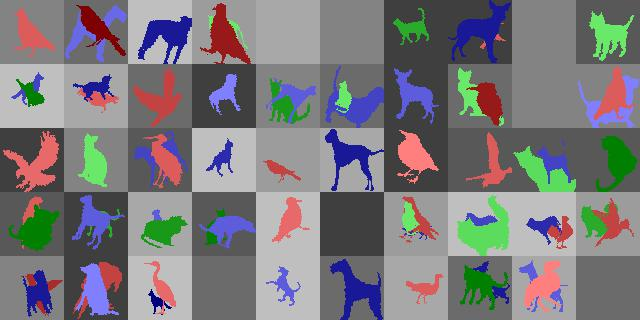
#> input picture sample_overlayed.jpg, 640 x 320 px, given as the content of the folder raw_images/bird, which was not available
$ python create_data.py
#> lines starting #> are read from the running program, lines starting #| are printed output that depends on the picture; after the words box and inside, x2 and y2 are one past the last pixel; in counts of white or black regions, pixels touching at a corner belong together; pictures that were not available may be replaced by others from this repository, and a replacement may not be noted
"""
Code to generate the SiSi dataset

"""
from __future__ import print_function, unicode_literals
import os
import glob
import pickle

import PIL
import PIL.Image
import PIL.ImageOps
import numpy as np

__author__ = "Ronny Restrepo"
__copyright__ = "Copyright 2017, Ronny Restrepo"
__credits__ = ["Ronny Restrepo"]
__license__ = "Apache License"
__version__ = "2.0"

DATASET_CREDITS = \
"""Dataset created using the code at https://github.com/ronrest/sisi_dataset

Image Credits:
    The images used to create the dataset are all under the
    Creative Commons 0 (Public Domain) License
    https://creativecommons.org/publicdomain/zero/1.0/deed.en

    The links to the original images are available in the following files:
    https://raw.githubusercontent.com/ronrest/sisi_dataset/master/raw_images/bird_credits.txt
    https://raw.githubusercontent.com/ronrest/sisi_dataset/master/raw_images/cat_credits.txt
    https://raw.githubusercontent.com/ronrest/sisi_dataset/master/raw_images/dog_credits.txt

Dataset Credits:
    The code for creating the dataset was created by Ronny Restrepo in 2017
    and released under the the Apache 2.0 license
"""


# SETTINGS
id2label = ["null", "bird", "cat", "dog"]
label2id = {label:id for id,label in enumerate(id2label)}
n_classes = len(id2label)


# ==============================================================================
#                                                                     OBJ2PICKLE
# ==============================================================================
def obj2pickle(obj, file, protocol=2):
    """ Saves an object as a binary pickle file to the desired file path. """
    # Ensure parent directory and necesary file structure exists
    pardir = os.path.dirname(file)
    if pardir.strip() != "": # ensure pardir is not an empty string
        if not os.path.exists(pardir):
            os.makedirs(pardir)

    with open(file, mode="wb") as fileObj:
        pickle.dump(obj, fileObj, protocol=protocol)


# ==============================================================================
#                                                      CREATE_TEMPLATE_FROM_FILE
# ==============================================================================
def create_template_from_file(file, shape=(100,100)):
    """ Given a filepath to a silhouette image, it returns a numpy array with
        1 representing the region of the object of interesst, and 0 as the
        background.
    """
#> called with file = '_only/sample_overlayed.jpg', shape = (64, 64)
    img = PIL.Image.open(file)
#> img is the input picture: PIL image 640x320 RGB; mean R, G, B 122.8, 121.1, 124.2

    # CONVERT TO GRESYSCALE
    # NOTE: conversion to greyscale NEEDS to be done BEFORE resizing with RGBA
    # images, otherwise it does unexpected things.
    if img.mode in ["RGBA", "LA"]:
        # Handle images where background is transparent
        # - Paste the image into a white canvas
        img = PIL.Image.open(file)
        img = img.convert("RGBA")
        canvas = PIL.Image.new('RGBA', img.size, (255,255,255,255))
        canvas.paste(img, mask=img)
        img = canvas.convert("L")
    else:
        img = img.convert('L')  # Convert to greyscale
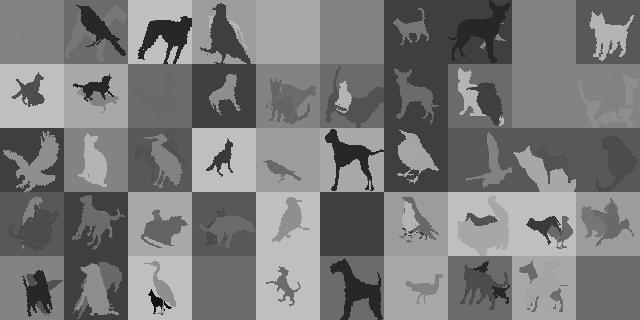
#> img: PIL image 640x320 L; min 6, max 227, mean 122

    img = img.resize(shape, resample=PIL.Image.BICUBIC)
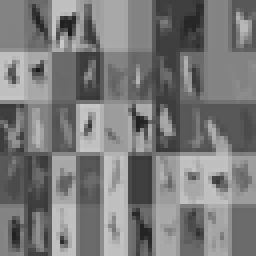
#> img: PIL image 64x64 L (shown 4 times larger); min 27, max 202, mean 122
    img = PIL.ImageOps.invert(img) # make white the inside of the object
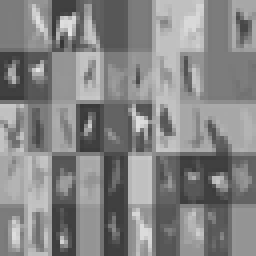
#> img: PIL image 64x64 L (shown 4 times larger); min 53, max 228, mean 133
    return np.array(np.asarray(img) > 125, dtype=np.uint8)
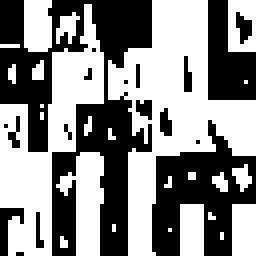
#> returned value: shape (64, 64) (shown 4 times larger); values 0 (black) and 1 (white), 54.1% white; 18 black regions (13 under 20 px), largest, box (x1, y1, x2, y2) and area: (0, 0, 38, 64) 1060, (38, 30, 64, 64) 468, (52, 0, 64, 25) 208, (0, 52, 6, 64) 35, (59, 3, 63, 11) 20


# ==============================================================================
#                                                      TEMPLATES_FROM_RAW_IMAGES
# ==============================================================================
def templates_from_raw_images(data_dir, id2label, shape=(100,100)):
    """ Given a directory containing a separate subdirectories for each
        class of object, each containing image files of silhouettes
        of those objects, it creates a list of template images, such that:

        Each image is resized to `shape`, and the silhouette regions
        are converted to a value of 1, and background converted to value
        of 0.

        The templates list takes the following structure:
            [None, class1_templates, class2_templates, .... classN_templates]
        where each classI_templates is a numpy array of shape
            [n_images, shape[1], shape[0]]
        and of np.uint8 dtype.
    """
    n_classes = len(id2label)
    templates_list = [None]
    for label in id2label[1:]:
        # TEMPLATES FOR ONE CLASS
        dirpath = os.path.join(data_dir, label)

        # Get list of image files for this class
        img_files = []
        for ext in ['*.jpg', '*.png']:
            img_files.extend(glob.glob(os.path.join(dirpath, ext)))
        n_images = len(img_files)

        # For each image file convert to a template array
        templates = np.zeros([n_images, shape[1], shape[0]], dtype=np.uint8)
        for i, img_file in enumerate(img_files):
            templates[i] = create_template_from_file(img_file, shape=shape)

        # Add to templates dictionary
        templates_list.append(templates)

    return templates_list


# ==============================================================================
#                                                                   RANDOM_SCENE
# ==============================================================================
def random_scene(templates, img_shape=(100,100), min_scale=0.5, rotate=30, noise=10, rgb=False):
    """ Given a templates list, it randomly generates a scene image, and
        label pair.

    Args:
        templates:  (list) List of template images for each class
        img_shape:  (2-tuple of ints) Dimensions of output image
        min_scale:  (float) minimum amount of random scaling to apply for each
                    template
        rotate:     (int) maximum amount of rotation in either direction
                    to apply to each template.
        noise:      (int or None) Amount of random noise to add as
                    a standard deviation in pixel intensity from the base color
    Returns:
        (2-tuple)
    """
    height, width = img_shape
    label = np.zeros(img_shape, dtype=np.uint8)

    # Randonly chose the order in which the class objects will be added to scene
    # - to simulate depth occlusion.
    order = np.random.permutation(n_classes)

    # ~~~~~~~~~~~~~~~~~~~~~~~~~~~~~~~~~~~~~
    #  CREATE SCENE LABEL
    # ~~~~~~~~~~~~~~~~~~~~~~~~~~~~~~~~~~~~~
    # For each class of object, randomly add it (or exclude it) from the scene
    for id in order:
        # Skip the background class
        if id == 0:
            continue

        # Only add this class of object to scene 50% of time
        if np.random.choice([True, False]):
            choice_id = np.random.choice(len(templates[id]))
            template = templates[id][choice_id]

            # --------------------------------------
            # TRANSFORMATIONS ON TEMPLATE - position, flip, rotation
            # --------------------------------------
            template = PIL.Image.fromarray(template)

            # Random flip
            if np.random.choice([True,False]):
                template = template.transpose(method=PIL.Image.FLIP_LEFT_RIGHT)

            # Random rotation of template
            angle = np.random.randint(-rotate, rotate)
            template = template.rotate(angle, expand=True, resample=PIL.Image.NEAREST)

            # Randomly scale the template
            rescale = (np.array(template.size)*np.random.uniform(low=min_scale, high=1.0)).astype(dtype=np.uint8)
            template = template.resize(rescale, resample=PIL.Image.NEAREST)

            # Randomly position in the scene
            pos_x = np.random.randint(max(1,width-template.width+1))
            pos_y = np.random.randint(max(1,height-template.height+1))
            base = PIL.Image.fromarray(np.zeros(img_shape, dtype=np.uint8))
            base.paste(template, box=[pos_x, pos_y])
            template = np.asarray(base, dtype=np.uint8)
            # --------------------------------------

            # Assign class labels to pixels associated with this object
            label[template>0] = id

    # ~~~~~~~~~~~~~~~~~~~~~~~~~~~~~~~~~~~~~
    # CREATE SCENE IMAGE FROM LABEL
    # Given the class labels for pixels, add
    # unique color/texture to those regions
    # for each class of object.
    # ~~~~~~~~~~~~~~~~~~~~~~~~~~~~~~~~~~~~~
    # BASE COLORS FOR OBJECTS/BG - Randomly shuffled for variety
    if rgb:
        base_colors = np.array(
            [(94, 61, 8),
            (77, 63, 43),
            (116, 102, 82),
            (154, 136, 111),
            (209, 194, 167),
            (204, 164, 108),
            (85, 87, 83),
            (136, 138, 133),
            ])
    else:
        base_colors = np.array([0, 50, 87, 135, 185, 210, 255])
    np.random.shuffle(base_colors)

    # Scene blank canvas
    n_channels = 3 if rgb else 1
    scene = np.zeros((height,width,n_channels), dtype=np.uint8)

    uids = np.unique(label) # class ids
    for uid in uids:
        # ADD COLOR - to the pixels associated with this class of object
        pixels = label==uid
        base = np.ones([height, width, n_channels])*base_colors[uid]

        # ADD RANDOM NOISE - for texture
        if noise:
            base += np.random.normal(loc=0, scale=noise, size=[height, width, n_channels])
            base = np.clip(base, 0, 255)
            base = base.astype(np.uint8)

        # Update the scene
        scene[pixels] = base[pixels]

    return scene, label


# ==============================================================================
#                                                                  GENERATE_DATA
# ==============================================================================
def generate_data(templates, img_shape=(64,64), n_train=1024, n_valid=512, n_test=1024, noise=10, rgb=False, seed=45):
    """ Given the templates for each class of object, it generates the data as
        a dictionary of numpy arrays with the follogint keys:
            data["X_train"] = Input images for training
            data["X_valid"] = Input images for validation
            data["X_test"] = Input images for testing
            data["Y_train"] = Label images for training
            data["Y_valid"] = Label images for validation
            data["Y_test"] = Label images for testing

        The shapes of the input image arrays depends on the option selected
        for `rgb`. If `rgb` is set to True, then they will be:
            [n_images, img_height, img_width, 3]

        If `rgb` is set to False, then the input image arrays will be:
            [n_images, img_height, img_width, 1]

        The label image arrays will be of shape:
            [n_images, img_height, img_width]

        All arrays will be `np.uint8` datatype.
        - The input image arrays contain pixel intensity values 0-255
        - The label image arrays contain pixel values representing the
          class label for each pixel.

    Args:
        templates:  (list of numpy arrays) The index of the list represents
                    the class label. And the numpy array in that position
                    is all the template images for that class of object.
        img_shape:  (2-tuple)(default=(64,64))
        n_train:    (int)(default=1024)
        n_valid:    (int)(default=512)
        n_test:     (int)(default=1024)
        noise:      ()(default=10)
        rgb:        (bool)(default=False)
        seed:       (int)(default=45)
    Returns:
        (dict of numpy arrays)
    """
#> called with img_shape = (64, 64), n_train = 5120, n_valid = 1024, n_test = 1024, rgb = False, seed = 45
    np.random.seed(seed=seed)
    height, width = img_shape
    n_channels = 3 if rgb else 1

    print("CREATING DATA")
    est_size = (height*width*(n_channels+1)*(n_train+n_valid+n_test))/(1024*1000)
    print("- Estimated size is {:0.2f} MB + overhead".format(est_size))

    data = {}
    data["X_train"] = np.zeros((n_train, height, width, n_channels), dtype=np.uint8)
    data["X_valid"] = np.zeros((n_valid, height, width, n_channels), dtype=np.uint8)
    data["X_test"] = np.zeros((n_test, height, width, n_channels), dtype=np.uint8)
    data["Y_train"] = np.zeros((n_train, height, width), dtype=np.uint8)
    data["Y_valid"] = np.zeros((n_valid, height, width), dtype=np.uint8)
    data["Y_test"] = np.zeros((n_test, height, width), dtype=np.uint8)

    for dataset in ["train", "valid", "test"]:
        print("- creating {} dataset".format(dataset))
        for i in range(len(data["Y_"+dataset])):
            scene, label = random_scene(templates, img_shape=img_shape, min_scale=0.5, rotate=30, noise=noise)
            data["X_"+dataset][i] = scene
            data["Y_"+dataset][i] = label

    data["colormap"] = [(0,0,0), (255,79,64), (115,173,33),(48,126,199)]
    data["id2label"] = id2label
    data["label2id"] = label2id
    data["credits"] = DATASET_CREDITS

    print("- Done")
    return data


if __name__ == '__main__':
    from viz import batch_of_images_to_grid, viz_segmentation_label, viz_overlayed_segmentation_label, show_template_image, show_img, array2pil

    data_dir = "raw_images"
    pickle_file_path = "data64_flat_grey.pickle" # Path to output pickle file
    img_shape=(64,64)
    n_train=5120
    n_valid=1024
    n_test=1024
    rgb=False
    noise = None
    seed=45

    templates = templates_from_raw_images(data_dir, id2label=id2label, shape=img_shape)

    # # Visualize the templates
    # show_template_image(batch_of_images_to_grid(templates[1], 5, 10))
    # show_template_image(batch_of_images_to_grid(templates[2], 5, 10))
    # show_template_image(batch_of_images_to_grid(templates[3], 5, 10))

    data = generate_data(templates, img_shape=img_shape, n_train=n_train, n_valid=n_valid, n_test=n_test, noise=noise, rgb=rgb, seed=seed)

    # [13 lines of commented-out code are left out]
    obj2pickle(data, file=pickle_file_path)
